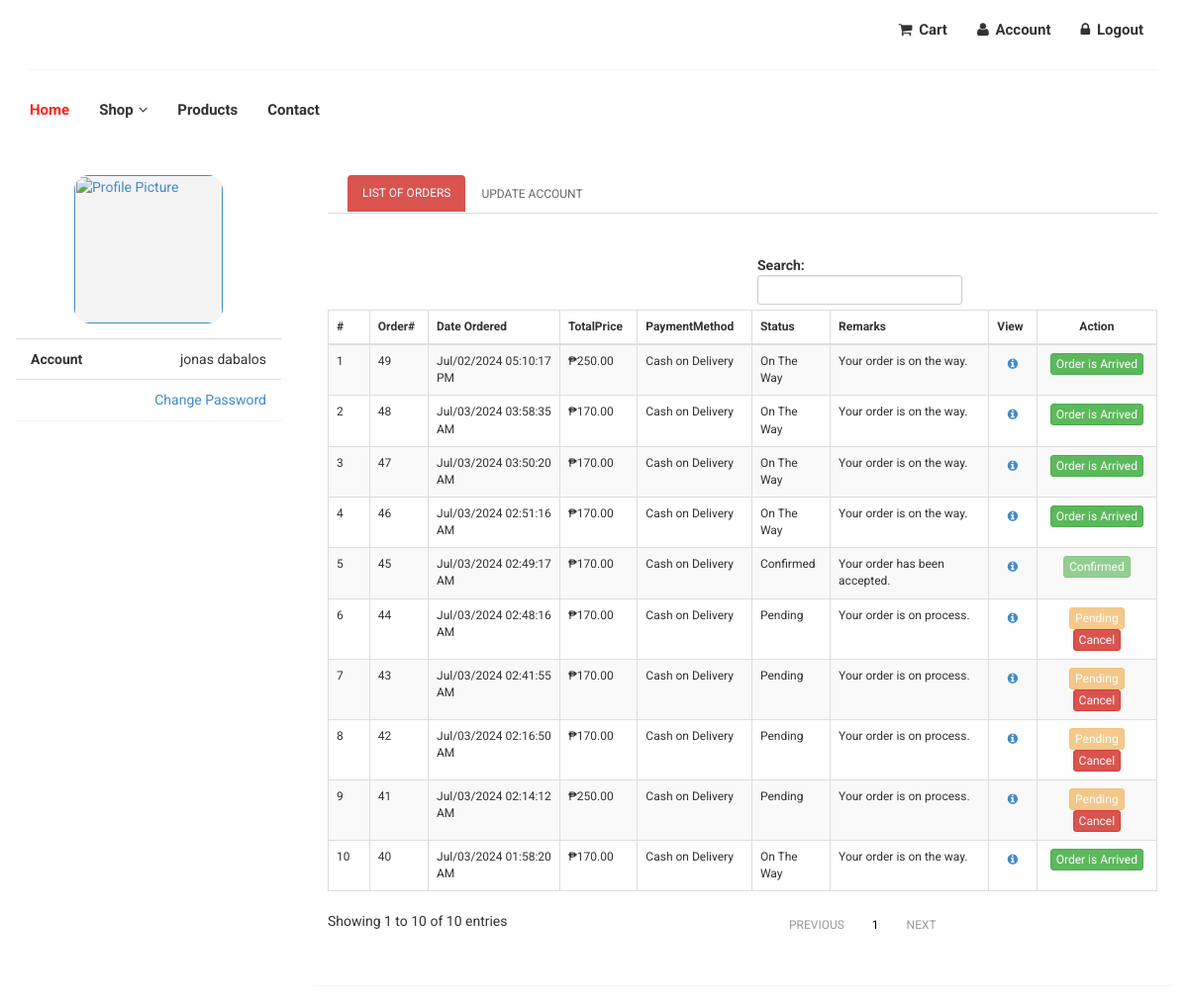
The app's page /index.php?q=profile (signed in) with its own data.
### tables this page shows
CREATE TABLE `tblcustomer` (
  `CUSTOMERID` int(11) NOT NULL,
  `FNAME` varchar(30) NOT NULL,
  `LNAME` varchar(30) NOT NULL,
  `MNAME` varchar(30) NOT NULL,
  `CUSHOMENUM` varchar(90) NOT NULL,
  `STREETADD` text NOT NULL,
  `BRGYADD` text NOT NULL,
  `CITYADD` text NOT NULL,
  `PROVINCE` varchar(80) NOT NULL,
  `COUNTRY` varchar(30) NOT NULL,
  `DBIRTH` date NOT NULL,
  `GENDER` varchar(10) NOT NULL,
  `PHONE` varchar(20) NOT NULL,
  `EMAILADD` varchar(40) NOT NULL,
  `ZIPCODE` int(6) NOT NULL,
  `CUSUNAME` varchar(20) NOT NULL,
  `CUSPASS` varchar(90) NOT NULL,
  `CUSPHOTO` varchar(255) NOT NULL,
  `TERMS` tinyint(4) NOT NULL,
  `DATEJOIN` timestamp NOT NULL DEFAULT current_timestamp()
);

CREATE TABLE `tblsummary` (
  `SUMMARYID` int(11) NOT NULL,
  `ORDEREDDATE` timestamp NOT NULL DEFAULT current_timestamp(),
  `CUSTOMERID` int(11) NOT NULL,
  `ORDEREDNUM` int(11) NOT NULL,
  `DELFEE` double NOT NULL,
  `PAYMENT` double NOT NULL,
  `PAYMENTMETHOD` varchar(30) NOT NULL,
  `ORDEREDSTATS` varchar(30) NOT NULL,
  `ORDEREDREMARKS` varchar(125) NOT NULL,
  `CLAIMEDADTE` datetime NOT NULL,
  `HVIEW` tinyint(4) NOT NULL,
  `DELADD` varchar(100) NOT NULL
);

### index.php (called while the page is built, shortened)
<?php
require_once("theme/templates.php");
?>

### include/database.php (called while the page is built, shortened)
<?php
class Database {
	var $sql_string = '';
	private $conn;
	public function open_connection() {
		$this->conn = mysqli_connect(server,user,pass);
		if(!$this->conn){
			echo "Problem in database connection! Contact administrator!";
			exit();
		}else{
			$db_select = mysqli_select_db($this->conn,database_name);
		}
	}
	function setQuery($sql='') {
		$this->sql_string=$sql;
	}
	function executeQuery() {
		$result = mysqli_query($this->conn,$this->sql_string);
		return $result;
	}
	private function confirm_query($result) {
		return $result;
	}
	function loadResultList( $key='' ) {
		$cur = $this->executeQuery();
		$array = array();
		while ($row = mysqli_fetch_object($cur)) {
			if ($key) {
				$array[$row->$key] = $row;
			} else {
				$array[] = $row;
			}
		}
		return $array;
	}
	function loadSingleResult() {
		$cur = $this->executeQuery();
		while ($row = mysqli_fetch_object($cur)) {
		return $data = $row;
		}
	}
}
$mydb = new Database();
?>

### include/customers.php (called while the page is built, shortened)
<?php
require_once(LIB_PATH.DS.'database.php');
class Customer {
	protected static  $tblname = "tblcustomer";
	function single_customer($id=""){
			global $mydb;
			$mydb->setQuery("SELECT * FROM ".self::$tblname."
				Where CUSTOMERID= {$id} LIMIT 1");
			$cur = $mydb->loadSingleResult();
			return $cur;
	}
}
?>

### customer/profile.php (the view, shortened to what this page needs)
<head>
</head>
<?php
     $customer = New Customer();
      $res = $customer->single_customer($_SESSION['CUSID']);
    ?>
<div class="col-sm-3">
    <div class="panel">
        <div class="panel-body">
            <a data-target="#myModal" data-toggle="modal" href=""><img class="img-hover"
                    src="<?php echo web_root. "customer/".$res->CUSPHOTO; ?>" title="Profile Picture"></a>
        </div>
        <ul class="list-group">
            <li class="list-group-item text-right"><span class="pull-left"><strong>Account</strong></span>
                <?php echo $res->FNAME .' '.$res->LNAME; ?></li>
            <li class="list-group-item text-right">
                <div class="panel-group" id="accordion">
                    <a data-toggle="collapse" data-parent="#accordion" href="#collapseTwo">Change Password</a>
                </div>
            </li>
        </ul>
    </div>
</div>
<div class="col-sm-9">
    <div class="panel">
        <div class="panel-body">
            <ul class="nav nav-tabs" id="myTab">
                <li class="active">
                    <a data-toggle="tab" href="#home">List of Orders</a>
                </li>
                <li>
                    <a data-toggle="tab" href="#settings">Update
                        Account</a>
                </li>
            </ul>
            <div class="tab-content">
                <div class="tab-pane active" id="home">
                    <div class="table-responsive" style="margin-top:5%;">
                        <form action="customer/controller.php?action=delete" method="post">
                            <table cellspacing="0" class="table table-striped table-bordered table-hover" id="example"
                                style="font-size:12px">
                                <thead>
                                    <tr>
                                        <th>#</th>
                                        <th>Order#</th>
                                        <th>Date Ordered</th>
                                        <th>TotalPrice</th>
                                        <th>PaymentMethod</th>
                                        <th>Status</th>
                                        <th>Remarks</th>
                                        <th>View</th>
                                        <th style="text-align: center;">Action</th>
                                    </tr>
                                </thead>
                                <tbody>
                                    <?php
                                                                    $query = "SELECT * FROM `tblsummary`
                                                                  WHERE  `CUSTOMERID`=".$_SESSION['CUSID'] ." ORDER BY   `ORDEREDNUM` desc ";
                                                                  $mydb->setQuery($query);
                                                                  $cur = $mydb->loadResultList();
                                                                foreach ($cur as $result) {
                                                                  ?>
                                    <tr>
                                        <td width="5%"></td>
                                        <td>
                                            <?php echo  $result->ORDEREDNUM; ?>
                                        </td>
                                        <td>
                                            <?php echo date_format(date_create($result->ORDEREDDATE),"M/d/Y h:i:s A") ; ?>
                                        </td>
                                        <td>&#8369;<?php echo  number_format($result->PAYMENT,2); ?></td>
                                        <td>
                                            <?php echo  $result->PAYMENTMETHOD; ?></td>
                                        <td>
                                            <?php echo  $result->ORDEREDSTATS; ?></td>
                                        <td>
                                            <?php echo  $result->ORDEREDREMARKS; ?></td>
                                        <td class="tooltip-demo">
                                            <center>
                                                <a class="orderid btn btn-pup btn-xs"
                                                    data-id="<?php echo $result->ORDEREDNUM; ?>"
                                                    data-target="#myOrdered" data-toggle="modal" href="#"
                                                    title="View list Of ordered products">
                                                    <i class="fa fa-info-circle fa-fw"></i> </a>
                                            </center>
                                        </td>
                                        <?php if($result->ORDEREDSTATS=='Pending'){
				  				echo '<td style="text-align: center;"><a  href="#"  class="btn btn-warning btn-xs" disabled>Pending</a>
                                  <a href="customer/controller.php?action=eydit&id='.$result->ORDEREDNUM.'&customerid='.$result->CUSTOMERID.'&actions=cancel" class="btn btn-danger btn-xs">Cancel</a></td>';
			  	 		}elseif($result->ORDEREDSTATS=='Cancelled'){
							echo '<td style="text-align: center;"> <a  href="#"  class="btn btn-danger btn-xs" disabled>Cancelled</a></td>';
					   }
						if($result->ORDEREDSTATS=='Confirmed'){
							if($result->PAYMENTMETHOD=="Cash on Delivery"){
				  	 			echo '<td style="text-align: center;"><a href="#"  class="btn btn-success btn-xs" disabled>Confirmed</a></td>';
						}
					    if($result->PAYMENTMETHOD=="Cash on Pickup"){
							echo '<td style="text-align: center;">
                            <a href="customer/controller.php?action=eydit&id='.$result->ORDEREDNUM.'&customerid='.$result->CUSTOMERID.'&actions=receive"  class="btn btn-primary btn-xs">OrderReceived</a></td>';
				        }
                        elseif($result->ORDEREDSTATS=='Received'){
									echo '<td style="text-align: center;"><a href="#"  class="btn btn-success btn-xs" disabled>Received</a></td>';
			  	 		}}elseif($result->ORDEREDSTATS=='On The Way'){
									echo '<td style="text-align: center;">
                                    <a href="customer/controller.php?action=eydit&id='.$result->ORDEREDNUM.'&customerid='.$result->CUSTOMERID.'&actions=receive"  class="btn btn-success btn-xs">Order is Arrived</a></td>';
			  	 		}
                            elseif($result->ORDEREDSTATS=='Received'){
									echo '<td style="text-align: center;"><a href="#"  class="btn btn-success btn-xs" disabled>Received</a></td>';
			  	 		}
                        ?>
                                    </tr><?php
                                                                        }
                                                                        ?>
                                </tbody>
                            </table>
                        </form>
                    </div>
                </div>
            </div>
        </div>
    </div>
</div>

### css/main.css (style rules this page uses)
body { font-family: 'Roboto', sans-serif; position: relative; font-weight: 400px; }
ul li { list-style: none; }
a { -webkit-transition: 300ms; transition: 300ms; }
.panel-body ul { padding-left: 20px; }
.panel-body ul li a { color: #696763; font-family: 'Roboto', sans-serif; font-size: 12px; text-transform: uppercase; }
.nav-tabs li.active a, .nav-tabs li.active a:hover, .nav-tabs li.active a:focus { -moz-border-bottom-colors: none; -moz-border-left-colors: none; -moz-border-right-colors: none; -moz-border-top-colors: none; background-color: #d9534f; border: 0px; color: #FFFFFF; cursor: default; margin-right: 0; margin-left: 0; }
.nav-tabs li a { border: 1px solid rgba(0, 0, 0, 0); border-radius: 4px 4px 0 0; line-height: 1.42857; margin-right: 0; }

### customer/profile.php (style rules this page uses)
img { display: block; margin: 0 auto; }
.img-hover { width: 150px; height: 150px; border-radius: 10%; background-color: #f4f4f4; }

### records on screen
tblcustomer: FNAME "jonas", LNAME "dabalos"
tblsummary: ORDEREDNUM "49", ORDEREDDATE "Jul/02/2024 05:10:17 PM", PAYMENT "250.00", PAYMENTMETHOD "Cash on Delivery", ORDEREDSTATS "On The Way", ORDEREDREMARKS "Your order is on the way."
tblsummary: ORDEREDNUM "48", ORDEREDDATE "Jul/03/2024 03:58:35 AM", PAYMENT "170.00", PAYMENTMETHOD "Cash on Delivery", ORDEREDSTATS "On The Way", ORDEREDREMARKS "Your order is on the way."
tblsummary: ORDEREDNUM "47", ORDEREDDATE "Jul/03/2024 03:50:20 AM", PAYMENT "170.00", PAYMENTMETHOD "Cash on Delivery", ORDEREDSTATS "On The Way", ORDEREDREMARKS "Your order is on the way."
tblsummary: ORDEREDNUM "46", ORDEREDDATE "Jul/03/2024 02:51:16 AM", PAYMENT "170.00", PAYMENTMETHOD "Cash on Delivery", ORDEREDSTATS "On The Way", ORDEREDREMARKS "Your order is on the way."
tblsummary: ORDEREDNUM "45", ORDEREDDATE "Jul/03/2024 02:49:17 AM", PAYMENT "170.00", PAYMENTMETHOD "Cash on Delivery", ORDEREDSTATS "Confirmed", ORDEREDREMARKS "Your order has been accepted."
tblsummary: ORDEREDNUM "44", ORDEREDDATE "Jul/03/2024 02:48:16 AM", PAYMENT "170.00", PAYMENTMETHOD "Cash on Delivery", ORDEREDSTATS "Pending", ORDEREDREMARKS "Your order is on process."
tblsummary: ORDEREDNUM "43", ORDEREDDATE "Jul/03/2024 02:41:55 AM", PAYMENT "170.00", PAYMENTMETHOD "Cash on Delivery", ORDEREDSTATS "Pending", ORDEREDREMARKS "Your order is on process."
tblsummary: ORDEREDNUM "42", ORDEREDDATE "Jul/03/2024 02:16:50 AM", PAYMENT "170.00", PAYMENTMETHOD "Cash on Delivery", ORDEREDSTATS "Pending", ORDEREDREMARKS "Your order is on process."
tblsummary: ORDEREDNUM "41", ORDEREDDATE "Jul/03/2024 02:14:12 AM", PAYMENT "250.00", PAYMENTMETHOD "Cash on Delivery", ORDEREDSTATS "Pending", ORDEREDREMARKS "Your order is on process."
tblsummary: ORDEREDNUM "40", ORDEREDDATE "Jul/03/2024 01:58:20 AM", PAYMENT "170.00", PAYMENTMETHOD "Cash on Delivery", ORDEREDSTATS "On The Way", ORDEREDREMARKS "Your order is on the way."
